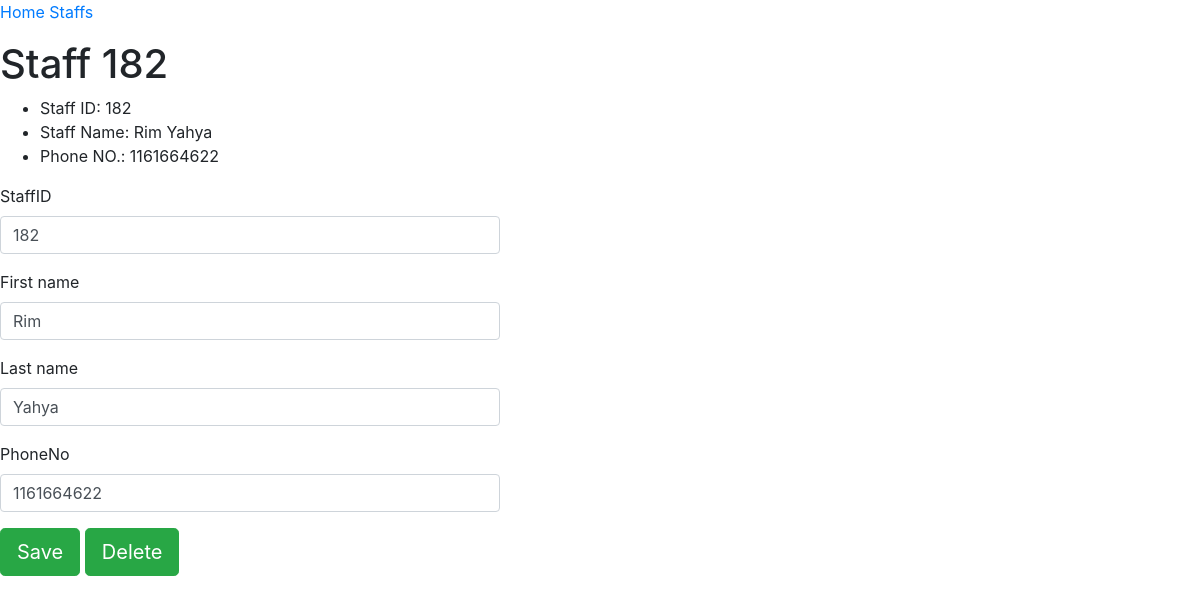
Page /webapp/staffs/182/ on the committed database.
### webapp/models.py (models this page shows, shortened)
class Staff(models.Model):
    StaffID = models.IntegerField(null=False, primary_key=True)
    first_name = models.CharField(max_length=20, null=False)
    last_name = models.CharField(max_length=20, null=False)
    PhoneNo = models.IntegerField(null=False)

### webapp/views.py (the view, shortened to what this page needs)
# urls.py: path("staffs/<int:pk>/", views.StaffDetails.as_view(), name="staffdetails"),
class StaffDetails(APIView):
    renderer_classes = [TemplateHTMLRenderer]
    template_name = "webapp/staff.html"
    def get(self, request, pk):
        staff = get_object_or_404(Staff, pk = pk)
        serializer = StaffSerilalizer(staff)
        return Response({
            "serializer": serializer,
            "staff": staff
        })

### webapp/templates/webapp/staff.html (shortened to what this page needs)
{% extends "webapp/layout.html" %}
{% load rest_framework %}
{% block body %}
    <p>
        <a href="{% url 'mainpage' %} ">Home</a>
        <a href="{% url 'staffs' %}">Staffs</a>
    </p>
    <h1>Staff {{ staff.StaffID }}</h1>
    <ul>
        <li>Staff ID: {{ staff.StaffID }} </li>
        <li>Staff Name: {{ staff.first_name }} {{ staff.last_name }} </li>
        <li>Phone NO.: {{ staff.PhoneNo }} </li>
    </ul>
    <form action="{% url 'staffdetails' staff.pk %}" method="POST" class="form-group" style="width: 500px; ">
        {% render_form serializer %}
        <p>
            <input type="submit" value="Save" class="btn btn-lg btn-success">
            <a class="btn btn-lg btn-success" href="{% url 'staffdelete' staff.pk %}" role="button" style="position: relative;">Delete</a>
        </p>
    </form>
{% endblock %}

### rows in the picture
Staff: StaffID "182", first_name "Rim", last_name "Yahya", PhoneNo "1161664622"
